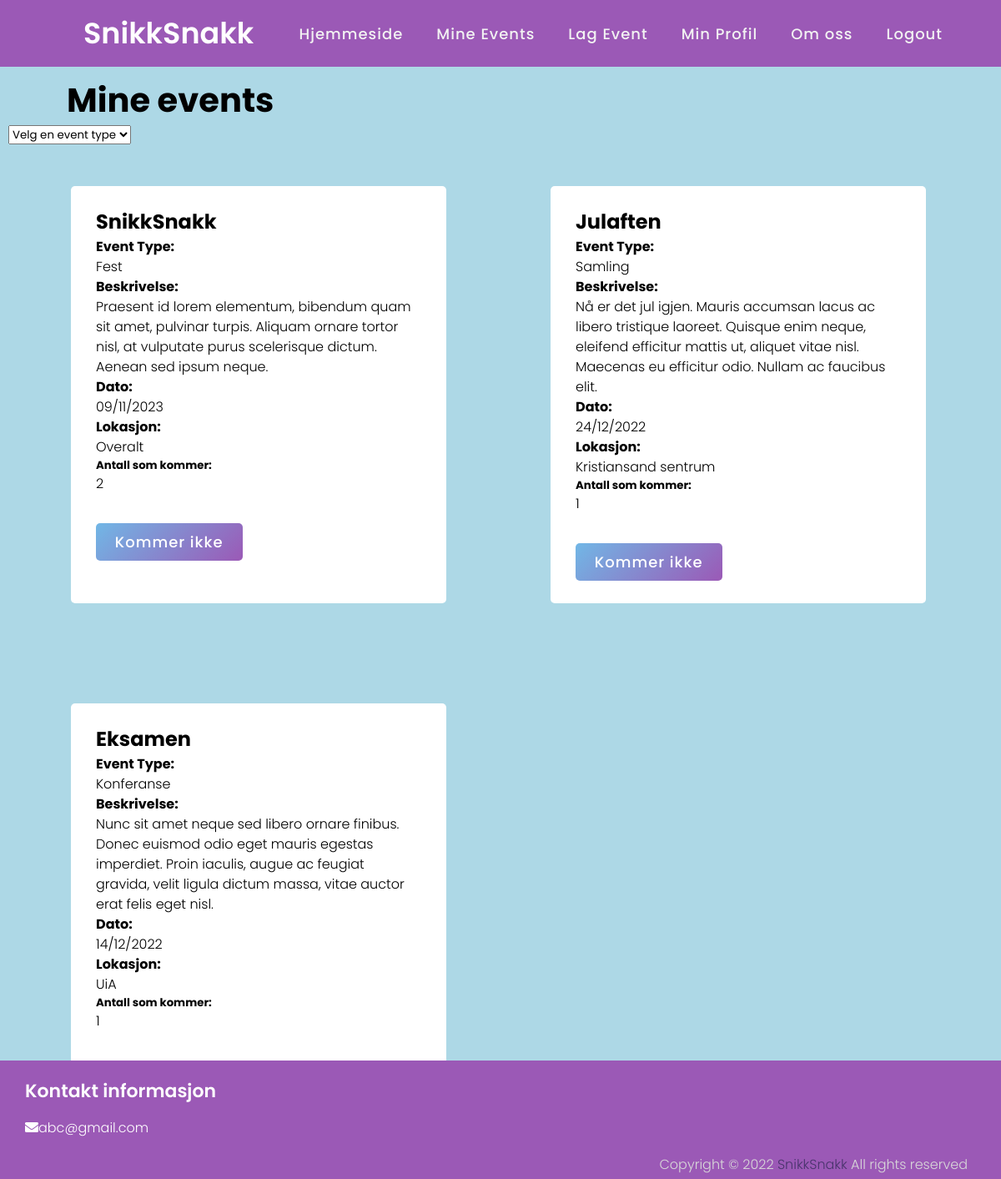
Screenshot of /public/Client/HTML/mineEvents.php (signed in) with the database file from the repository.
### tables this page shows
CREATE TABLE `event` (
  `eventID` int(13) NOT NULL,
  `eventNavn` varchar(128) NOT NULL,
  `dato` date NOT NULL,
  `beskrivelse` varchar(200) NOT NULL,
  `lokasjon` varchar(50) NOT NULL,
  `eventType` varchar(50) DEFAULT NULL
);

### public/PHP/inc/event.php (the view, shortened to what this page needs)
<body>
<?php
$result = $conn->query($sql);
if ($result->num_rows > 0) {
  while($row = $result->fetch_assoc()) {
    if ($side == "hjemmeside") {
      echo '<form action="eventLike.php" method="POST">';
    } elseif ($side == "mineEvents") {
      echo '<form action="eventFjern.php" method="POST">';
    }
  ?>
<div class="container">
    <div class="content">
      <div class="title">
              <h2><?php echo $row["eventNavn"]?></h2>
      </div>
      <div class="row">
        <div class="details">
            <h4>Event Type: </h4>
             <?php echo ucfirst($row["eventType"])?><br>
           <h4>Beskrivelse: </h4>
             <?php echo $row["beskrivelse"]?><br>
           <h4>Dato: </h4>
             <?php echo date("d/m/Y", strtotime($row["dato"]))?>
            <h4>Lokasjon: </h4>
             <?php echo $row["lokasjon"]?>
            <h5>Antall som kommer: </h5>
              <?php include 'eventKommer.php' ?>
        </div>
      </div>
        <div class="button">
          <?php if ($side == "hjemmeside") {
          echo '<input type="submit" value="Kommer">';
         } elseif ($side == "mineEvents") {
          echo '<input type="submit" value="Kommer ikke">';
         }
          ?>
      </div>
    </div>
</div>
</form>
<?php
}
}
?>
</body>
</html>

### public/Client/HTML/eventKommer.php (shortened to what this page needs)
<?php
$eventID = $row['eventID'];
$sqlKommer = "SELECT COUNT(eventID) as resultat FROM myevent WHERE eventID = '$eventID'";
$resultKommer = mysqli_query($conn, $sqlKommer);
$value = mysqli_fetch_assoc($resultKommer);
echo implode($value);
?>

### public/Client/Design/css/main.css (style rules this page uses)
body { background-color: lightblue; box-sizing: border-box; padding-top: 10vh; font-family: "HelveticaNeue-Light", "Helvetica Neue Light", "Helvetica Neue", Helvetica, Arial, "Lucida Grande", sans-serif; font-weight: 300; position: relative; line-height: 1.5; max-width: 100%; height: 100%; margin: 10px; font-size: 100%; }
.container { float: left; margin-left: 25px; padding: 50; }
.content { width: 450px; height: 500px; background-color: #fff; padding: 25px 30px; border-radius: 5px; display: block; justify-content: center; margin-bottom: 20px; }
form .button { height: 45px; margin: 35px 0; width: 90%; }
form .button input { height: 100%; width: 50%; border-radius: 5px; border: none; color: #fff; font-size: 18px; font-weight: 500; letter-spacing: 1px; cursor: pointer; transition: all 0.3s ease; background: linear-gradient(135deg, #71b7e6, #9b59b6); }

### public/Client/Design/css/header.css (style rules this page uses)
* { margin: 0; padding: 0; box-sizing: border-box; font-family: 'Poppins', sans-serif; }

### public/Client/Design/css/footer.css (style rules this page uses)
* { margin: 0; padding: 0; box-sizing: border-box; font-family: 'Poppins',sans-serif; text-decoration: none; }
footer { width: 100%; position: fixed; bottom: 0; left: 0; background: #9b59b6; }
footer .contents { max-width: 1350px; margin-left: 10px; padding: 20px; display: flex; flex-wrap: wrap; background-color: #9b59b6; justify-content: space-between; }
footer .contents p,a { color: #fff; }
footer .contents .box { width: 100%; transition: all 0.4s ease; }
footer .contents .topic { font-size: 22px; font-weight: 600; color: #fff; margin-bottom: 16px; }
footer .bottom { width: 100%; text-align: right; color: #d9d9d9; padding: 0 40px 5px 0; }
footer .bottom a { color: #49346c; }
footer a { transition: all 0.3s ease; }

### rows the page displays
event: eventNavn "SnikkSnakk", eventType "Fest", beskrivelse "Praesent id lorem elementum, bibendum quam sit amet, pulvinar turpis. Aliquam ornare tortor nisl, at vulputate purus scelerisque dictum. Aenean sed ipsum neque.", dato "09/11/2023", lokasjon "Overalt", value "2"
event: eventNavn "Julaften", eventType "Samling", beskrivelse "Nå er det jul igjen. Mauris accumsan lacus ac libero tristique laoreet. Quisque enim neque, eleifend efficitur mattis ut, aliquet vitae nisl. Maecenas eu efficitur odio. Nullam ac faucibus elit.", dato "24/12/2022", lokasjon "Kristiansand sentrum", value "1"
event: eventNavn "Eksamen", eventType "Konferanse", beskrivelse "Nunc sit amet neque sed libero ornare finibus. Donec euismod odio eget mauris egestas imperdiet. Proin iaculis, augue ac feugiat gravida, velit ligula dictum massa, vitae auctor erat felis eget nisl.", dato "14/12/2022", lokasjon "UiA", value "1"
